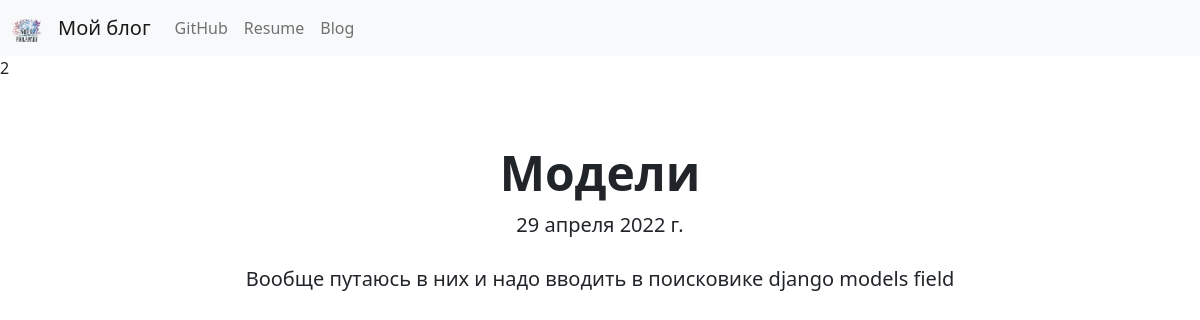
The app's page /blog/2/ with its own data.
### miniBlog/models.py (models this page shows, shortened)
class MiniBlog(models.Model):
    postName = models.CharField(max_length=100)
    publisTime = models.DateField(auto_now=True)
    description = models.TextField()

### miniBlog/views.py (the view)
# urls.py: path('<int:blog_id>/', views.Detail, name='detail'),
def Detail(request, blog_id):
    post = get_object_or_404(MiniBlog, pk=blog_id)
    return render(request, 'miniBlog/detail.html', {'id': blog_id, 'post': post})

### miniBlog/templates/miniBlog/detail.html
{% extends 'portfolio/base.html' %}
{% block content %}
{{ id }}
<div class="container py-3">
<div class="px-4 py-5 text-center">
<h1 class="display-5 fw-bold">{{ post.postName }}</h1>
<p class="lead mb-4">{{ post.publisTime }}</p>
<p class="lead fw-normal">{{ post.description }}</p>
</div>
</div>
{% endblock %}

### records on screen
MiniBlog: postName "Модели", publisTime "29 апреля 2022 г.", description "Вообще путаюсь в них и надо вводить в поисковике django models field"

### other values on screen
{{ id }} "2"
